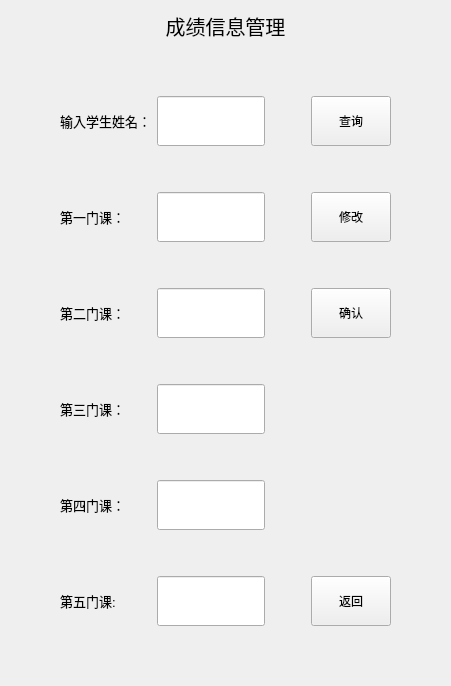
     <widget class="QWidget" name="manage_score">
      <layout class="QVBoxLayout" name="verticalLayout_7">
       <item>
        <widget class="QLabel" name="label_19">
         <property name="maximumSize">
          <size>
           <width>16777215</width>
           <height>100</height>
          </size>
         </property>
         <property name="font">
          <font>
           <family>隶书</family>
           <pointsize>15</pointsize>
          </font>
         </property>
         <property name="text">
          <string>成绩信息管理</string>
         </property>
         <property name="alignment">
          <set>Qt::AlignCenter</set>
         </property>
        </widget>
       </item>
       <item>
        <widget class="QWidget" name="widget_9" native="true">
         <layout class="QGridLayout" name="gridLayout_8">
          <item row="1" column="4">
           <widget class="QPushButton" name="manage_search_score">
            <property name="minimumSize">
             <size>
              <width>0</width>
              <height>50</height>
             </size>
            </property>
            <property name="text">
             <string>查询</string>
            </property>
           </widget>
          </item>
          <item row="1" column="2">
           <widget class="QLineEdit" name="get_student_name_score">
            <property name="minimumSize">
             <size>
              <width>0</width>
              <height>50</height>
             </size>
            </property>
            <property name="maximumSize">
             <size>
              <width>16777215</width>
              <height>50</height>
             </size>
            </property>
           </widget>
          </item>
          <item row="1" column="0">
           <spacer name="horizontalSpacer_51">
            <property name="orientation">
             <enum>Qt::Horizontal</enum>
            </property>
            <property name="sizeHint" stdset="0">
             <size>
              <width>40</width>
              <height>20</height>
             </size>
            </property>
           </spacer>
          </item>
          <item row="9" column="2">
           <widget class="QLineEdit" name="forth_subject_score">
            <property name="minimumSize">
             <size>
              <width>0</width>
              <height>50</height>
             </size>
            </property>
            <property name="maximumSize">
             <size>
              <width>16777215</width>
              <height>50</height>
             </size>
            </property>
           </widget>
          </item>
          <item row="11" column="4">
           <widget class="QPushButton" name="back_score">
            <property name="minimumSize">
             <size>
              <width>0</width>
              <height>50</height>
             </size>
            </property>
            <property name="text">
             <string>返回</string>
            </property>
           </widget>
          </item>
          <item row="7" column="2">
           <widget class="QLineEdit" name="third_subject_score">
            <property name="minimumSize">
             <size>
              <width>0</width>
              <height>50</height>
             </size>
            </property>
            <property name="maximumSize">
             <size>
              <width>16777215</width>
              <height>50</height>
             </size>
            </property>
           </widget>
          </item>
          <item row="0" column="1">
           <spacer name="verticalSpacer_54">
            <property name="orientation">
             <enum>Qt::Vertical</enum>
            </property>
            <property name="sizeHint" stdset="0">
             <size>
              <width>20</width>
              <height>40</height>
             </size>
            </property>
           </spacer>
          </item>
          <item row="3" column="2">
           <widget class="QLineEdit" name="first_subject_score">
            <property name="minimumSize">
             <size>
              <width>0</width>
              <height>50</height>
             </size>
            </property>
            <property name="maximumSize">
             <size>
              <width>16777215</width>
              <height>50</height>
             </size>
            </property>
           </widget>
          </item>
          <item row="3" column="1">
           <widget class="QLabel" name="first_subject_name">
            <property name="font">
             <font>
              <pointsize>10</pointsize>
             </font>
            </property>
            <property name="text">
             <string>第一门课：</string>
            </property>
           </widget>
          </item>
          <item row="4" column="1">
           <spacer name="verticalSpacer_55">
            <property name="orientation">
             <enum>Qt::Vertical</enum>
            </property>
            <property name="sizeHint" stdset="0">
             <size>
              <width>20</width>
              <height>40</height>
             </size>
            </property>
           </spacer>
          </item>
          <item row="7" column="1">
           <widget class="QLabel" name="third_subject_name">
            <property name="font">
             <font>
              <pointsize>10</pointsize>
             </font>
            </property>
            <property name="text">
             <string>第三门课：</string>
            </property>
           </widget>
          </item>
          <item row="1" column="1">
           <widget class="QLabel" name="label_20">
            <property name="font">
             <font>
              <pointsize>10</pointsize>
             </font>
            </property>
            <property name="text">
             <string>输入学生姓名：</string>
            </property>
           </widget>
          </item>
          <item row="1" column="3">
           <spacer name="horizontalSpacer_17">
            <property name="orientation">
             <enum>Qt::Horizontal</enum>
            </property>
            <property name="sizeHint" stdset="0">
             <size>
              <width>40</width>
              <height>20</height>
             </size>
            </property>
           </spacer>
          </item>
          <item row="5" column="1">
           <widget class="QLabel" name="second_subject_name">
            <property name="font">
             <font>
              <pointsize>10</pointsize>
             </font>
            </property>
            <property name="text">
             <string>第二门课：</string>
            </property>
           </widget>
          </item>
          <item row="3" column="4">
           <widget class="QPushButton" name="manage_alter_score">
            <property name="minimumSize">
             <size>
              <width>0</width>
              <height>50</height>
             </size>
            </property>
            <property name="text">
             <string>修改</string>
            </property>
           </widget>
          </item>
          <item row="1" column="6">
           <spacer name="horizontalSpacer_20">
            <property name="orientation">
             <enum>Qt::Horizontal</enum>
            </property>
            <property name="sizeType">
             <enum>QSizePolicy::Fixed</enum>
            </property>
            <property name="sizeHint" stdset="0">
             <size>
              <width>40</width>
              <height>20</height>
             </size>
            </property>
           </spacer>
          </item>
          <item row="2" column="1">
           <spacer name="verticalSpacer_53">
            <property name="orientation">
             <enum>Qt::Vertical</enum>
            </property>
            <property name="sizeHint" stdset="0">
             <size>
              <width>20</width>
              <height>40</height>
             </size>
            </property>
           </spacer>
          </item>
          <item row="11" column="2">
           <widget class="QLineEdit" name="fifth_subject_score">
            <property name="minimumSize">
             <size>
              <width>0</width>
              <height>50</height>
             </size>
            </property>
            <property name="maximumSize">
             <size>
              <width>16777215</width>
              <height>50</height>
             </size>
            </property>
           </widget>
          </item>
          <item row="11" column="1">
           <widget class="QLabel" name="fifth_subject_name">
            <property name="font">
             <font>
              <pointsize>10</pointsize>
             </font>
            </property>
            <property name="text">
             <string>第五门课:</string>
            </property>
           </widget>
          </item>
          <item row="5" column="4">
           <widget class="QPushButton" name="manage_confirm_score">
            <property name="minimumSize">
             <size>
              <width>0</width>
              <height>50</height>
             </size>
            </property>
            <property name="text">
             <string>确认</string>
            </property>
           </widget>
          </item>
          <item row="8" column="1">
           <spacer name="verticalSpacer_57">
            <property name="orientation">
             <enum>Qt::Vertical</enum>
            </property>
            <property name="sizeHint" stdset="0">
             <size>
              <width>20</width>
              <height>40</height>
             </size>
            </property>
           </spacer>
          </item>
          <item row="10" column="1">
           <spacer name="verticalSpacer_58">
            <property name="orientation">
             <enum>Qt::Vertical</enum>
            </property>
            <property name="sizeHint" stdset="0">
             <size>
              <width>20</width>
              <height>40</height>
             </size>
            </property>
           </spacer>
          </item>
          <item row="5" column="2">
           <widget class="QLineEdit" name="second_subject_score">
            <property name="minimumSize">
             <size>
              <width>0</width>
              <height>50</height>
             </size>
            </property>
            <property name="maximumSize">
             <size>
              <width>16777215</width>
              <height>50</height>
             </size>
            </property>
           </widget>
          </item>
          <item row="9" column="1">
           <widget class="QLabel" name="forth_subject_name">
            <property name="font">
             <font>
              <pointsize>10</pointsize>
             </font>
            </property>
            <property name="text">
             <string>第四门课：</string>
            </property>
           </widget>
          </item>
          <item row="6" column="1">
           <spacer name="verticalSpacer_56">
            <property name="orientation">
             <enum>Qt::Vertical</enum>
            </property>
            <property name="sizeHint" stdset="0">
             <size>
              <width>20</width>
              <height>40</height>
             </size>
            </property>
           </spacer>
          </item>
          <item row="12" column="1">
           <spacer name="verticalSpacer_59">
            <property name="orientation">
             <enum>Qt::Vertical</enum>
            </property>
            <property name="sizeHint" stdset="0">
             <size>
              <width>20</width>
              <height>40</height>
             </size>
            </property>
           </spacer>
          </item>
         </layout>
        </widget>
       </item>
      </layout>
     </widget>
